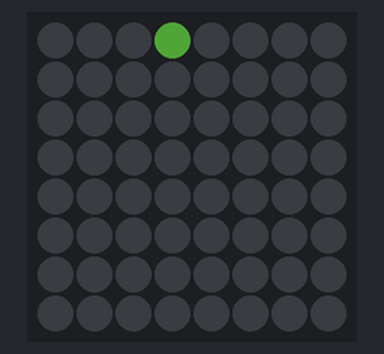
A sketch run on a simulated ESP32. Parts: 8×8 RGB LED matrix (first LED top left, wired row by row). Dim RGB values are drawn brighter than linear; random numbers use the default seed unless the sketch sets one.

Above: at 0.05 s.
At 4.94 s:
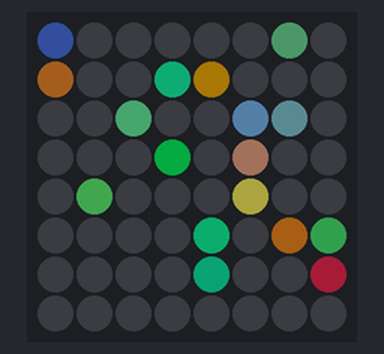
At 9.94 s:
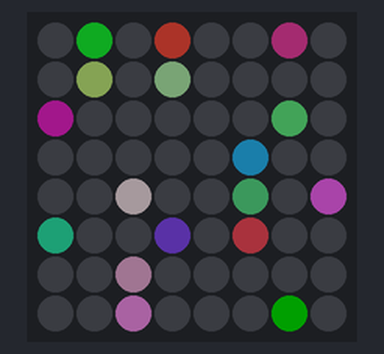
At 19.94 s:
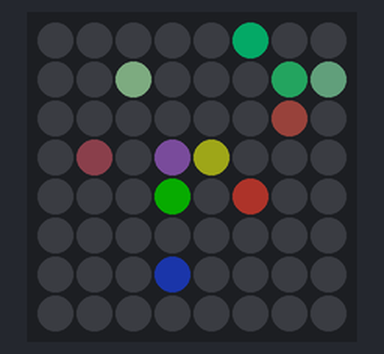
At 29.93 s:
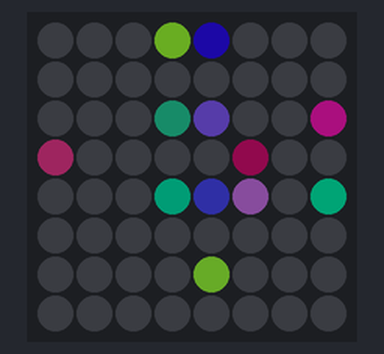
At 39.94 s:
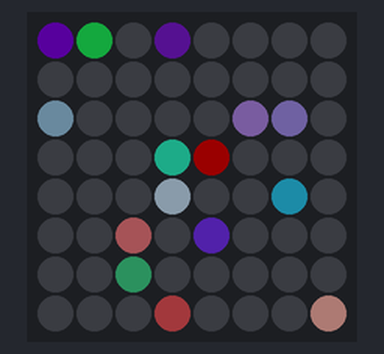

The sketch:

sketch_jul6a.ino
```cpp
#include <Arduino.h>
#include <FastLED.h>

#define LED_PIN        27   // Chân IO để kết nối với dãy LED
#define NUM_LEDS       64   // Số lượng LED trong dãy
#define MATRIX_WIDTH   8    // Chiều rộng của ma trận LED
#define MATRIX_HEIGHT  8    // Chiều cao của ma trận LED
#define BRIGHTNESS     51   // Độ sáng giảm xuống 20%

CRGB leds[NUM_LEDS];

void setup() {
  FastLED.addLeds<WS2812, LED_PIN, GRB>(leds, NUM_LEDS);
  FastLED.setBrightness(BRIGHTNESS); // Đặt độ sáng giảm xuống 20%
  Serial.begin(115200);
  randomSeed(analogRead(0)); // Khởi tạo random seed
}

void loop() {
  // Dịch chuyển tất cả các LED xuống một hàng
  for (int y = MATRIX_HEIGHT - 1; y > 0; y--) {
    for (int x = 0; x < MATRIX_WIDTH; x++) {
      leds[y * MATRIX_WIDTH + x] = leds[(y - 1) * MATRIX_WIDTH + x];
    }
  }

  // Tạo LED ngẫu nhiên ở hàng trên cùng
  for (int x = 0; x < MATRIX_WIDTH; x++) {
    if (random(10) < 2) { // Tỷ lệ ngẫu nhiên tạo ra LED (có thể điều chỉnh)
      leds[x] = CRGB(random(256), random(256), random(256));
    } else {
      leds[x] = CRGB::Black;
    }
  }

  FastLED.show();
  delay(100); // Điều chỉnh tốc độ mưa rơi
}
```
